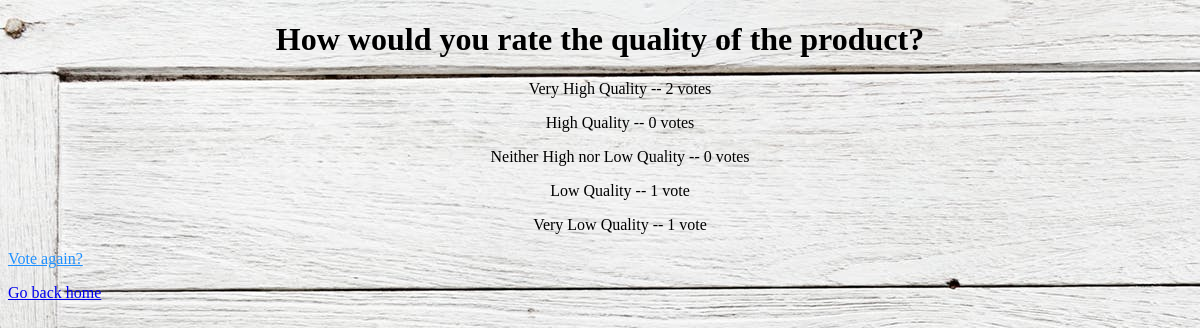
Page /polls/1/results/ on the committed database.
### polls/models.py (models this page shows, shortened)
class Question(models.Model):
    question_text = models.CharField(max_length=200)
    pub_date = models.DateTimeField('date published')

class Choice(models.Model):
    question = models.ForeignKey(Question, on_delete=models.CASCADE)
    choice_text = models.CharField(max_length=200)
    votes = models.IntegerField(default=0)

### polls/views.py (the view)
# urls.py: path('<int:pk>/results/', views.ResultsView.as_view(), name='results'),
class ResultsView(generic.DetailView):
    model = Question
    template_name = 'polls/results.html'

### polls/templates/polls/results.html (shortened to what this page needs)
<!DOCTYPE html>
<html>
{% load static %}
<link rel="stylesheet" type="text/css" href="{% static 'polls/style.css' %}" />
<h1 align="center">{{ question.question_text }}</h1>
<ul>
{% for choice in question.choice_set.all %}
    <p style="text-align:center">{{ choice.choice_text }} -- {{ choice.votes }} vote{{ choice.votes|pluralize }} </p>
{% endfor %}
</ul>
  <p>
<a href="{% url 'polls:detail' question.id %}" style="color:DodgerBlue">Vote again?</a>
  <p>
<a href="/polls">Go back home</a>
</html>

### polls/static/polls/style.css (style rules this page uses)
ul { text-align: center; }

### rows in the picture
Question: question_text "How would you rate the quality of the product?"
Choice: choice_text "Very High Quality", votes "2"
Choice: choice_text "High Quality", votes "0"
Choice: choice_text "Neither High nor Low Quality", votes "0"
Choice: choice_text "Low Quality", votes "1"
Choice: choice_text "Very Low Quality", votes "1"
